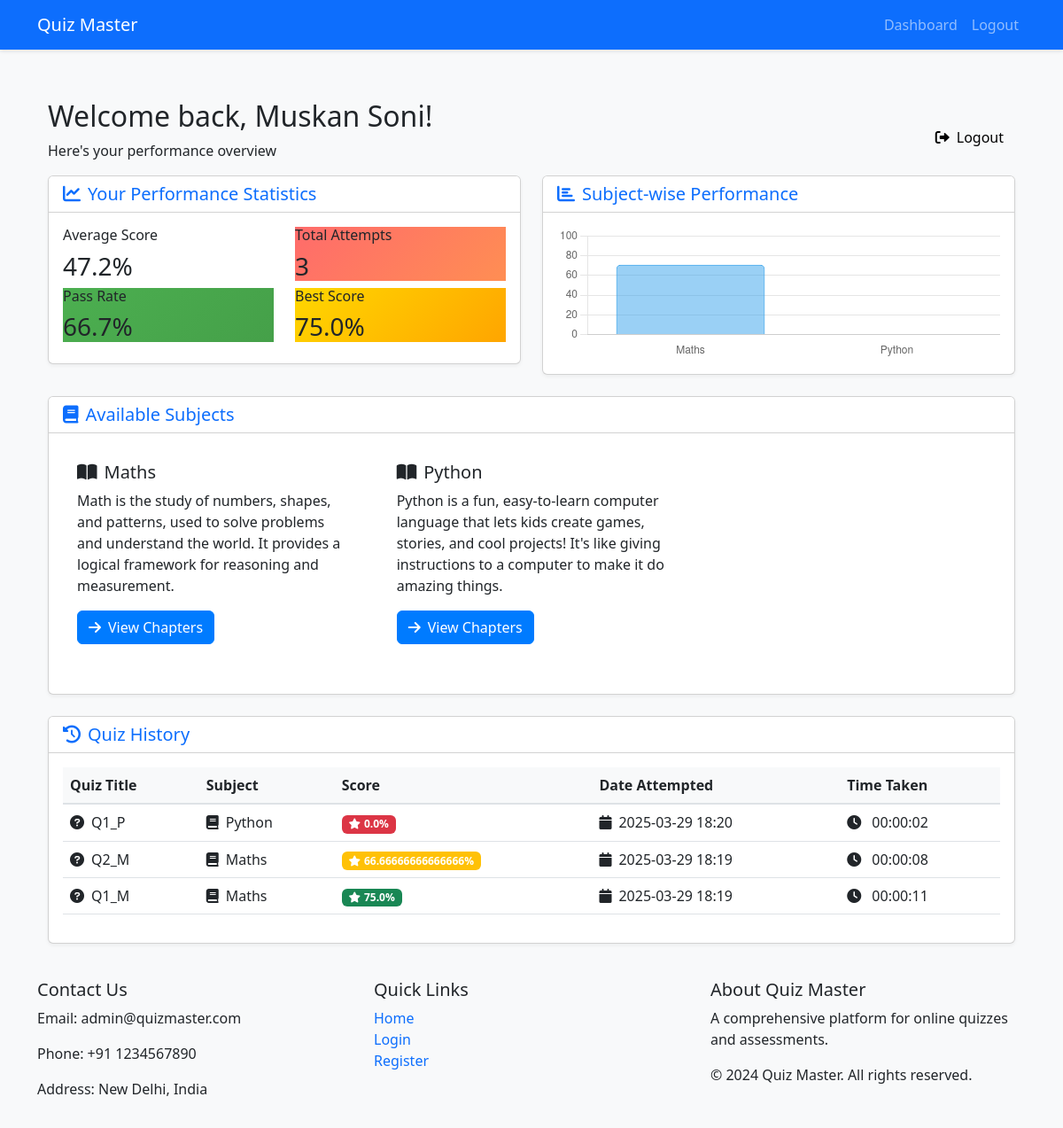
Screenshot of /user/dashboard (signed in) with the database file from the repository.
### app.py (models this page shows, shortened)
class User(UserMixin, db.Model):
    id = db.Column(db.Integer, primary_key=True)
    user_id = db.Column(db.String(50), unique=True, nullable=False)
    email = db.Column(db.String(120), unique=True, nullable=False)
    full_name = db.Column(db.String(100), nullable=False)
    mobile_no = db.Column(db.String(15), nullable=False)
    dob = db.Column(db.Date, nullable=False)
    gender = db.Column(db.String(10), nullable=False)
    state = db.Column(db.String(50), nullable=False)
    city = db.Column(db.String(50), nullable=False)
    qualification = db.Column(db.String(100), nullable=False)
    password_hash = db.Column(db.String(128))
    is_admin = db.Column(db.Boolean, default=False)
    quiz_attempts = db.relationship('QuizAttempt', backref='user', lazy=True)

class Subject(db.Model):
    id = db.Column(db.Integer, primary_key=True)
    name = db.Column(db.String(100), nullable=False)
    description = db.Column(db.Text)
    resource = db.Column(db.Text)
    chapters = db.relationship('Chapter', backref='subject', lazy=True)

class QuizAttempt(db.Model):
    id = db.Column(db.Integer, primary_key=True)
    user_id = db.Column(db.Integer, db.ForeignKey('user.id'), nullable=False)
    quiz_id = db.Column(db.Integer, db.ForeignKey('quiz.id'), nullable=False)
    date_attempted = db.Column(db.DateTime, nullable=False, default=datetime.utcnow)
    start_time = db.Column(db.DateTime, nullable=False, default=datetime.utcnow)
    score = db.Column(db.Float, nullable=False)
    answers = db.relationship('Answer', backref='attempt', lazy=True)

class Quiz(db.Model):
    id = db.Column(db.Integer, primary_key=True)
    title = db.Column(db.String(200), nullable=False)
    chapter_id = db.Column(db.Integer, db.ForeignKey('chapter.id'), nullable=False)
    date_of_quiz = db.Column(db.DateTime, nullable=False)
    duration = db.Column(db.Integer, nullable=False)  # in minutes
    questions = db.relationship('Question', backref='quiz', lazy=True, cascade='all, delete-orphan')
    attempts = db.relationship('QuizAttempt', backref='quiz', lazy=True)
    chapter = db.relationship('Chapter', backref='quizzes', lazy=True)

### app.py (the view)
@app.route('/user/dashboard')
@login_required
def user_dashboard():
    subjects = Subject.query.all()
    quiz_attempts = QuizAttempt.query.filter_by(user_id=current_user.id).order_by(QuizAttempt.date_attempted.desc()).all()
    subject_performance = {}
    for subject in subjects:
        subject_attempts = [attempt for attempt in quiz_attempts if attempt.quiz.chapter.subject_id == subject.id]
        if subject_attempts:
            avg_score = sum(attempt.score for attempt in subject_attempts) / len(subject_attempts)
            subject_performance[subject.name] = {
                'average_score': round(avg_score, 1),
                'attempts': len(subject_attempts)
            }
    return render_template('user/dashboard.html',
                         subjects=subjects,
                         quiz_attempts=quiz_attempts,
                         subject_performance=subject_performance)

### templates/user/dashboard.html (shortened to what this page needs)
{% extends "base.html" %}
{% block content %}
<div class="container py-4">
    <div class="welcome-section">
        <div class="row align-items-center">
            <div class="col">
                <h2>Welcome back, {{ current_user.full_name }}!</h2>
                <p>Here's your performance overview</p>
            </div>
            <div class="col-auto">
                <a href="{{ url_for('logout') }}" class="btn btn-light">
                    <i class="fas fa-sign-out-alt me-2"></i>Logout
                </a>
            </div>
        </div>
    </div>
    <div class="row mb-4">
        <div class="col-md-6">
            <div class="dashboard-card card">
                <div class="card-header bg-white">
                    <h5 class="mb-0 text-primary">
                        <i class="fas fa-chart-line me-2"></i>Your Performance Statistics
                    </h5>
                </div>
                <div class="card-body">
                    <div class="row">
                        <div class="col-6">
                            <div class="stat-card">
                                <h6>Average Score</h6>
                                <h3>
                                    {% if quiz_attempts|length > 0 %}
                                        {{ "%.1f"|format(quiz_attempts|map(attribute='score')|sum / quiz_attempts|length) }}%
                                    {% else %}
                                        0%
                                    {% endif %}
                                </h3>
                            </div>
                        </div>
                        <div class="col-6">
                            <div class="stat-card" style="background: linear-gradient(135deg, #FF6B6B 0%, #FF8E53 100%);">
                                <h6>Total Attempts</h6>
                                <h3>{{ quiz_attempts|length }}</h3>
                            </div>
                        </div>
                    </div>
    <div class="row">
                        <div class="col-6">
                            <div class="stat-card" style="background: linear-gradient(135deg, #4CAF50 0%, #45a049 100%);">
                                <h6>Pass Rate</h6>
                                <h3>
                                    {% set passed_attempts = quiz_attempts|selectattr('score', '>=', 40)|list|length %}
                                    {% if quiz_attempts|length > 0 %}
                                        {{ "%.1f"|format((passed_attempts / quiz_attempts|length) * 100) }}%
                                    {% else %}
                                        0%
                                    {% endif %}
                                </h3>
                            </div>
                        </div>
                        <div class="col-6">
                            <div class="stat-card" style="background: linear-gradient(135deg, #FFD700 0%, #FFA500 100%);">
                                <h6>Best Score</h6>
                                <h3>
                                    {% if quiz_attempts|length > 0 %}
                                        {{ quiz_attempts|map(attribute='score')|max }}%
                                    {% else %}
                                        0%
                                    {% endif %}
                                </h3>
                            </div>
                        </div>
                    </div>
                </div>
            </div>
        </div>
        <div class="col-md-6">
            <div class="dashboard-card card">
                <div class="card-header bg-white">
                    <h5 class="mb-0 text-primary">
                        <i class="fas fa-chart-bar me-2"></i>Subject-wise Performance
                    </h5>
                </div>
                <div class="card-body">
                    <div class="chart-container">
                        <canvas id="subjectPerformanceChart"></canvas>
                    </div>
                </div>
                </div>
            </div>
        </div>
    <div class="row mb-4">
        <div class="col-12">
            <div class="dashboard-card card">
                <div class="card-header bg-white">
                    <h5 class="mb-0 text-primary">
                        <i class="fas fa-book me-2"></i>Available Subjects
                    </h5>
                </div>
                <div class="card-body">
                    <div class="row">
                        {% for subject in subjects %}
                        <div class="col-md-4 mb-4">
                            <div class="subject-card">
                                <div class="card-body">
                                    <h5 class="card-title">
                                        <i class="fas fa-book-open me-2"></i>{{ subject.name }}
                                    </h5>
                                    <p class="card-text">{{ subject.description }}</p>
                                    <a href="{{ url_for('view_chapters', subject_id=subject.id) }}" class="btn btn-primary">
                                        <i class="fas fa-arrow-right me-2"></i>View Chapters
                                    </a>
                                </div>
                            </div>
                        </div>
                        {% endfor %}
                    </div>
                </div>
                    </div>
                </div>
            </div>
    <div class="dashboard-card card">
        <div class="card-header bg-white">
            <h5 class="mb-0 text-primary">
                <i class="fas fa-history me-2"></i>Quiz History
            </h5>
                </div>
                <div class="card-body">
                    <div class="table-responsive">
                        <table class="table">
                            <thead>
                                <tr>
                            <th>Quiz Title</th>
                                    <th>Subject</th>
                                    <th>Score</th>
                            <th>Date Attempted</th>
                            <th>Time Taken</th>
                                </tr>
                            </thead>
                            <tbody>
                                {% for attempt in quiz_attempts %}
                                <tr>
                            <td>
                                <i class="fas fa-question-circle me-2"></i>{{ attempt.quiz.title }}
                            </td>
                            <td>
                                <i class="fas fa-book me-2"></i>{{ attempt.quiz.chapter.subject.name }}
                            </td>
                            <td>
                                <span class="badge {% if attempt.score >= 70 %}bg-success{% elif attempt.score >= 40 %}bg-warning{% else %}bg-danger{% endif %}">
                                    <i class="fas fa-star me-1"></i>{{ attempt.score }}%
                                </span>
                            </td>
                            <td>
                                <i class="fas fa-calendar me-2"></i>{{ attempt.date_attempted.strftime('%Y-%m-%d %H:%M') }}
                            </td>
                            <td>
                                <i class="fas fa-clock me-2"></i>
                                {% if attempt.start_time and attempt.date_attempted %}
                                    {% set duration = attempt.date_attempted - attempt.start_time %}
                                    {% set hours = duration.seconds // 3600 %}
                                    {% set minutes = (duration.seconds % 3600) // 60 %}
                                    {% set seconds = duration.seconds % 60 %}
                                    {{ "%02d:%02d:%02d"|format(hours, minutes, seconds) }}
                                {% else %}
                                    N/A
                                {% endif %}
                                    </td>
                                </tr>
                                {% endfor %}
                            </tbody>
                        </table>
                    </div>
                </div>
            </div>
        </div>
{% endblock %}
{% block scripts %}
<script>
// Subject Performance Chart
const subjectData = {
    labels: {{ subjects|map(attribute='name')|list|tojson }},
    datasets: [{
        label: 'Your Average Score',
        data: [
            {% for subject in subjects %}
                {% set subject_attempts = quiz_attempts|selectattr('quiz.chapter.subject_id', 'equalto', subject.id)|list %}
                {% if subject_attempts|length > 0 %}
                    {{ (subject_attempts|map(attribute='score')|sum / subject_attempts|length)|round(1) }}
                {% else %}
                    0
                {% endif %}{% if not loop.last %},{% endif %}
            {% endfor %}
        ],
        backgroundColor: 'rgba(54, 162, 235, 0.5)',
        borderColor: 'rgba(54, 162, 235, 1)',
        borderWidth: 1,
        borderRadius: 5
    }]
};
const ctx = document.getElementById('subjectPerformanceChart').getContext('2d');
new Chart(ctx, {
    type: 'bar',
    data: subjectData,
    options: {
        responsive: true,
        maintainAspectRatio: false,
        scales: {
            y: {
                beginAtZero: true,
                max: 100,
                grid: {
                    color: 'rgba(0, 0, 0, 0.1)'
                }
            },
            x: {
                grid: {
                    display: false
                }
            }
        },
        plugins: {
            legend: {
                display: false
            }
        }
    }
});
</script>
{% endblock %}

### templates/base.html (shortened to what this page needs)
<!DOCTYPE html>
<html lang="en">
<head>
    <link href="https://cdn.jsdelivr.net/npm/bootstrap@5.3.0/dist/css/bootstrap.min.css" rel="stylesheet">
    <link href="https://cdnjs.cloudflare.com/ajax/libs/font-awesome/6.0.0/css/all.min.css" rel="stylesheet">
    <link rel="stylesheet" href="{{ url_for('static', filename='css/style.css') }}">
</head>
<body>
    <nav class="navbar navbar-expand-lg navbar-dark bg-primary">
        <div class="container">
            <a class="navbar-brand" href="{{ url_for('index') }}">Quiz Master</a>
            <div class="collapse navbar-collapse" id="navbarNav">
                <ul class="navbar-nav ms-auto">
                    {% if current_user.is_authenticated %}
                        {% if current_user.is_admin %}
                            <li class="nav-item">
                                <a class="nav-link" href="{{ url_for('admin_dashboard') }}">Dashboard</a>
                            </li>
                            <li class="nav-item">
                                <a class="nav-link" href="{{ url_for('manage_subjects') }}">Subjects</a>
                            </li>
                            <li class="nav-item">
                                <a class="nav-link" href="{{ url_for('manage_chapters') }}">Chapters</a>
                            </li>
                            <li class="nav-item">
                                <a class="nav-link" href="{{ url_for('manage_quizzes') }}">Quizzes</a>
                            </li>
                        {% else %}
                            <li class="nav-item">
                                <a class="nav-link" href="{{ url_for('user_dashboard') }}">Dashboard</a>
                            </li>
                        {% endif %}
                        <li class="nav-item">
                            <a class="nav-link" href="{{ url_for('logout') }}">Logout</a>
                        </li>
                    {% endif %}
                </ul>
            </div>
        </div>
    </nav>
    <div class="container mt-4">
        {% block content %}{% endblock %}
    </div>
    <footer class="footer mt-auto py-3 bg-light">
        <div class="container">
            <div class="row">
                <div class="col-md-4">
                    <h5>Contact Us</h5>
                    <p>Email: admin@quizmaster.com</p>
                    <p>Phone: +91 1234567890</p>
                    <p>Address: New Delhi, India</p>
                </div>
                <div class="col-md-4">
                    <h5>Quick Links</h5>
                    <ul class="list-unstyled">
                        <li><a href="{{ url_for('index') }}" class="text-decoration-none">Home</a></li>
                        <li><a href="{{ url_for('login') }}" class="text-decoration-none">Login</a></li>
                        <li><a href="{{ url_for('register') }}" class="text-decoration-none">Register</a></li>
                    </ul>
                </div>
                <div class="col-md-4">
                    <h5>About Quiz Master</h5>
                    <p>A comprehensive platform for online quizzes and assessments.</p>
                    <p>&copy; 2024 Quiz Master. All rights reserved.</p>
                </div>
            </div>
        </div>
    </footer>
    {% block scripts %}{% endblock %}
</body>
</html>

### rows the page displays
User: full_name "Muskan Soni"
Subject: name "Maths", description "Math is the study of numbers, shapes, and patterns, used to solve problems and understand the world. It provides a logical framework for reasoning and measurement."
Subject: name "Python", description "Python is a fun, easy-to-learn computer language that lets kids create games, stories, and cool projects! It's like giving instructions to a computer to make it do amazing things."
QuizAttempt: quiz "Q1_P", quiz.chapter.subject.name "Python", score "0.0", date_attempted "2025-03-29 18:20", value "00:00:02"
QuizAttempt: quiz "Q2_M", quiz.chapter.subject.name "Maths", score "66.66666666666666", date_attempted "2025-03-29 18:19", value "00:00:08"
QuizAttempt: quiz "Q1_M", quiz.chapter.subject.name "Maths", score "75.0", date_attempted "2025-03-29 18:19", value "00:00:11"

### other values shown
{{ quiz_attempts|length }} "3"
{{ "%.1f"|format((passed_attempts / quiz_attempts|length) * 100) }} "66.7"
{{ quiz_attempts|map(attribute='score')|max }} "75.0"
chart data {{ subjects|map(attribute='name')|list|tojson }} ["Maths", "Python"]
